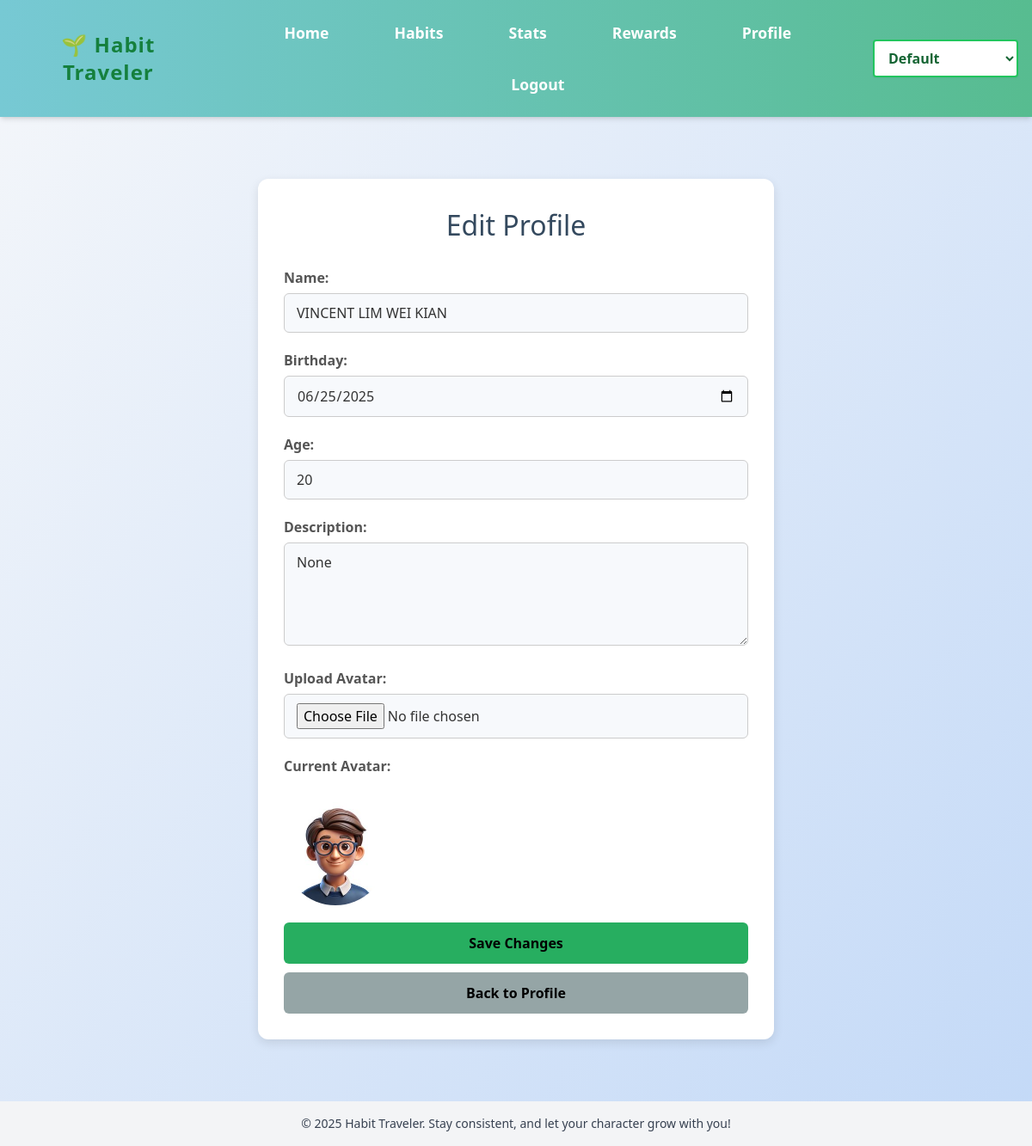
Screenshot of /edit_profile (signed in) with the database file from the repository.
### app.py (models this page shows)
class User(db.Model):
    id = db.Column(db.Integer, primary_key=True)
    email = db.Column(db.String(150), unique=True, nullable=False)
    name = db.Column(db.String(150), unique=True, nullable=True)
    password = db.Column(db.String(200), nullable=False)
    xp = db.Column(db.Integer, default=0)
    level = db.Column(db.Integer, default=1)
    birthday = db.Column(db.Date, nullable=True)
    age = db.Column(db.Integer, nullable=True)
    description = db.Column(db.String(500), nullable=True)
    avatar = db.Column(db.String(200), nullable=True)

### app.py (the view, shortened to what this page needs)
@app.route('/edit_profile', methods=['GET', 'POST'])
def edit_profile():
    if 'user_id' not in session:
        return redirect(url_for('login'))
    user_id = session['user_id']
    user = User.query.get(user_id)
    return render_template('edit_profile.html', user=user)

### templates/edit_profile.html (shortened to what this page needs)
{% extends 'base.html' %}
{% block content %}
<div class="edit-profile">
    <h1>Edit Profile</h1>
    <form method="POST" enctype="multipart/form-data">
        <div class="form-group">
            <label for="name">Name:</label>
            <input type="text" name="name" value="{{ user.name or '' }}" required>
        </div>
        <div class="form-group">
            <label for="birthday">Birthday:</label>
            <input type="date" name="birthday" value="{{ user.birthday }}" required>
        </div>
        <div class="form-group">
            <label for="age">Age:</label>
            <input type="number" name="age" value="{{ user.age }}" required>
        </div>
        <div class="form-group">
            <label for="description">Description:</label>
            <textarea name="description" required>{{ user.description }}</textarea>
        </div>
        <div class="form-group">
            <label for="avatar">Upload Avatar:</label>
            <input type="file" name="avatar" accept="image/*">
        </div>
        <div class="form-group">
            <label>Current Avatar:</label><br>
            <img src="{{ url_for('static', filename='avatars/' + (user.avatar if user.avatar else 'default_avatar.png')) }}"
                 alt="Avatar" class="rounded-full" width="120" height="120">
        </div>
        <button type="submit" class="button save-button">Save Changes</button>
    </form>
    <a href="{{ url_for('profile') }}" class="button back-button">Back to Profile</a>
</div>
{% endblock %}

### static/style.css (style rules this page uses)
body { margin: 0; font-family: 'Segoe UI', Tahoma, Geneva, Verdana, sans-serif; background: linear-gradient(to bottom right, #f5f7fa, #c3d9f7); color: #333; min-height: 100vh; display: flex; flex-direction: column; }
a { color: #3498db; text-decoration: none; }
body.edit_profile .edit-profile { max-width: 600px; margin: 40px auto; background: #ffffff; padding: 30px; border-radius: 12px; box-shadow: 0 4px 12px rgba(0, 0, 0, 0.1); text-align: left; }
body.edit_profile .edit-profile h1 { font-size: 2em; color: #34495e; margin-bottom: 25px; text-align: center; }
body.edit_profile .form-group { margin-bottom: 20px; }
body.edit_profile label { display: block; margin-bottom: 6px; font-weight: 600; color: #555; }
body.edit_profile input, body.edit_profile textarea { width: 100%; padding: 10px 14px; font-size: 1em; border: 1px solid #ccc; border-radius: 6px; background-color: #f7f9fc; }
body.edit_profile textarea { resize: vertical; min-height: 120px; }
body.edit_profile .button { display: inline-block; width: 100%; padding: 12px; font-size: 1em; border: none; border-radius: 6px; font-weight: bold; cursor: pointer; transition: background-color 0.3s ease; text-align: center; }
body.edit_profile .save-button { background-color: #27ae60; color: black; margin-bottom: 10px; }
body.edit_profile .back-button { background-color: #95a5a6; color: black; text-decoration: none; }

### rows the page displays
User: name "VINCENT LIM WEI KIAN", birthday "06/25/2025", age "20", description "None", avatar (picture)
